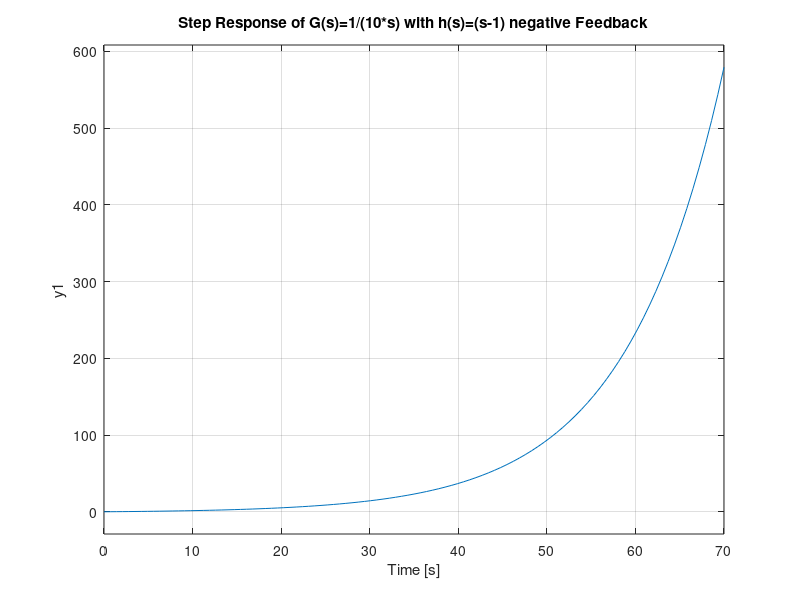
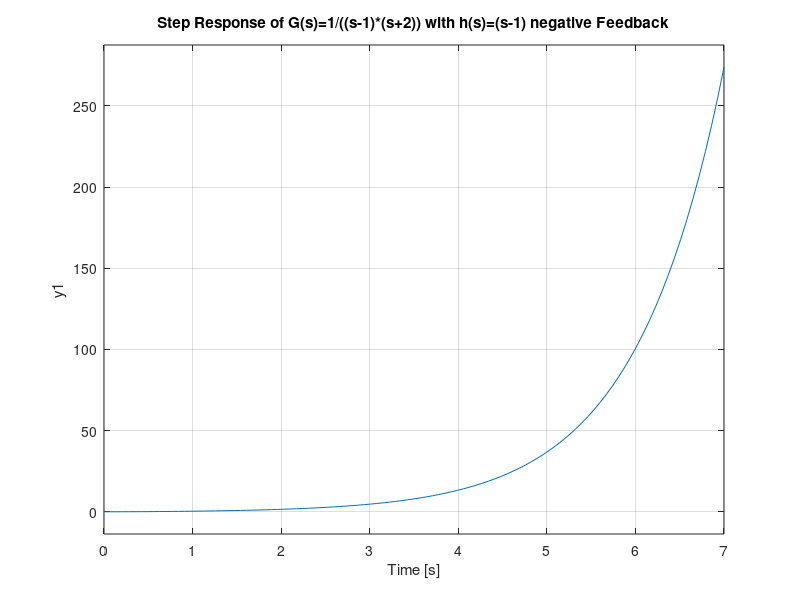
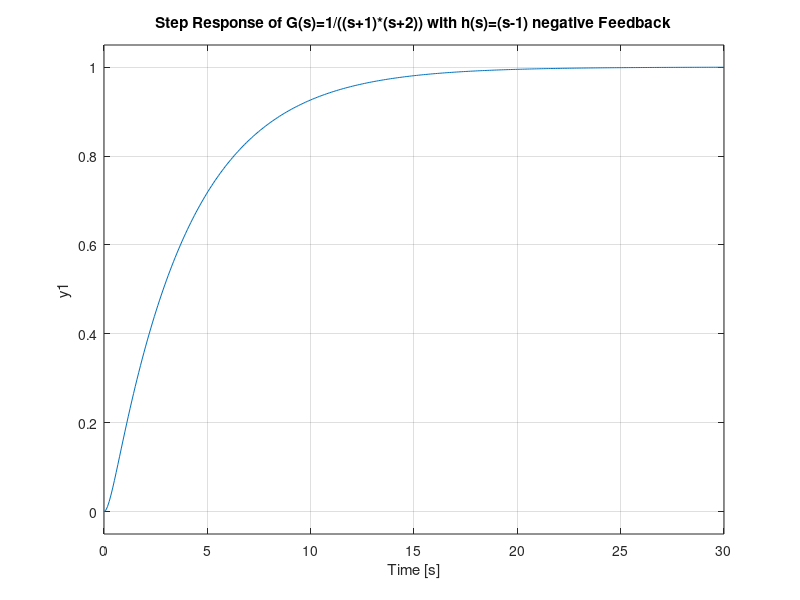
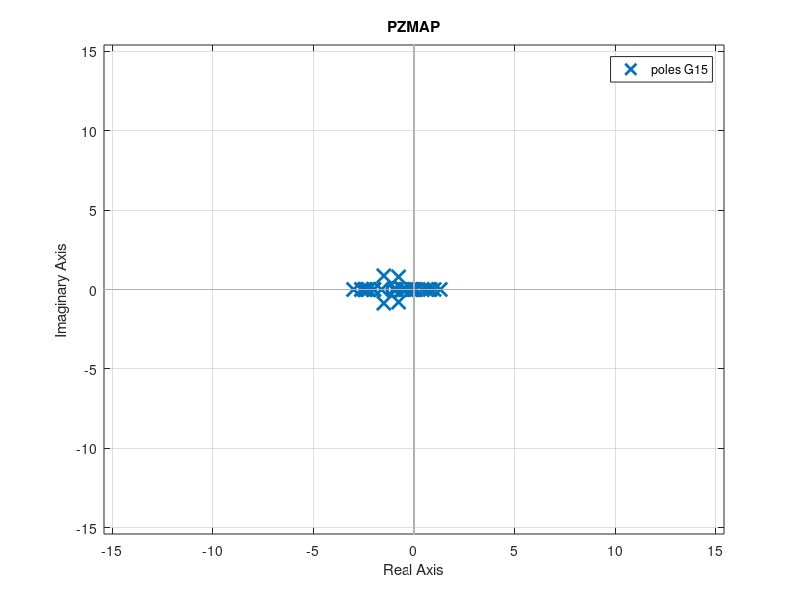

MATLAB code to generate these figures, in order:
%Batch_9 Simulation Results
clc;
clear;
close all;
s=tf('s');
G1=1/(10*s)
G2=1/((s-1)*(s+2))
G3=1/((s+1)*(s+2))

step(G1)
title("Step Response of G(s)=1/(10*s)")
% hgexport(1,"511883_Results_Step_Response_G1.fig");
hold on
figure(2)
step(G2)
title("Step Response of G(s)=1/((s-1)*(s+2))")
% hgexport(2,"511883_Results_Step_Response_of_G2.fig");
figure(3)
step(G3)
title("Step Response of G(s)=1/((s+1)*(s+2))")
% hgexport(3,"511883_Results_Step_Response_G3.fig");

G4=feedback(G1,1);
G5=feedback(G2,1);
G6=feedback(G3,1);
figure(4)
step(G4)
title("Step Response of G(s)=1/(10*s) with unity negative Feedback")
% hgexport(4,"511883_Results_Step_Response_of_G4.fig");
figure(5)
step(G5)
title("Step Response of G(s)=1/((s-1)*(s+2)) with unity negative Feedback")
% hgexport(5,"511883_Results_Step_Response_of_G5.fig");
figure(6)
step(G6)
title("Step Response of G(s)=1/((s+1)*(s+2)) with unity negative Feedback")
% hgexport(6,"511883_Results_Step_Response_of_G6.fig");

G7=feedback(G1,-1);
G8=feedback(G2,-1);
G9=feedback(G3,-1);
figure(7)
step(G7)
title("Step Response of G(s)=1/(10*s) with unity positive Feedback")
% hgexport(7,"511883_Results_Step_Response_of_G7.fig");
figure(8)
step(G8)
title("Step Response of G(s)=1/((s-1)*(s+2)) with unity positive Feedback")
% hgexport(8,"511883_Results_Step_Response_of_G8.fig");
figure(9)
step(G9)
title("Step Response of G(s)=1/((s+1)*(s+2)) with unity positive Feedback")
% hgexport(9,"511883_Results_Step_Response_of_G9.fig");

G10=feedback(G1,1/(s+1))
G11=feedback(G2,1/(s+1))
G12=feedback(G3,1/(s+1))
figure(10)
step(G10)
title("Step Response of G(s)=1/(10*s) with h(s)=1/(s+1) negative Feedback")
% hgexport(10,"511883_Results_Step_Response_of_G10.fig");
figure(11)
step(G11)
title("Step Response of G(s)=1/((s-1)*(s+2)) with h(s)=1/(s+1) negative Feedback")
% hgexport(11,"511883_Results_Step_Response_of_G11.fig");
figure(12)
step(G12)
title("Step Response of G(s)=1/((s+1)*(s+2)) with h(s)=1/(s+1) negative Feedback")
% hgexport(12,"511883_Results_Step_Response_of_G12.fig");


G13=feedback(G1,(s+1))
G14=feedback(G2,(s+1))
G15=feedback(G3,(s+1))
figure(13)
step(G13)
title("Step Response of G(s)=1/(10*s) with h(s)=(s+1) negative Feedback")
% hgexport(13,"511883_Results_Step_Response_of_G13.fig");
figure(14)
step(G14)
title("Step Response of G(s)=1/((s-1)*(s+2)) with h(s)=(s+1) negative Feedback")
% hgexport(14,"511883_Results_Step_Response_of_G14.fig");
figure(15)
step(G15)
title("Step Response of G(s)=1/((s+1)*(s+2)) with h(s)=(s+1) negative Feedback")
% hgexport(15,"511883_Results_Step_Response_of_G15.fig");

G17=feedback(G1,(s-1))
G18=feedback(G2,(s-1))
G19=feedback(G3,(s-1))
figure(17)
step(G17)
title("Step Response of G(s)=1/(10*s) with h(s)=(s-1) negative Feedback")
hgexport(17,"511883_Results_Step_Response_of_G17.fig");
figure(18)
step(G18)
title("Step Response of G(s)=1/((s-1)*(s+2)) with h(s)=(s-1) negative Feedback")
hgexport(18,"511883_Results_Step_Response_of_G18.fig");
figure(19)
step(G19)
title("Step Response of G(s)=1/((s+1)*(s+2)) with h(s)=(s-1) negative Feedback")
hgexport(19,"511883_Results_Step_Response_of_G19.fig");


figure(16)
pzmap(G1)
hold on
pzmap(G2)
hold on
pzmap(G3)
hold on
pzmap(G4)
hold on
pzmap(G5)
hold on
pzmap(G6)
hold on
pzmap(G7)
hold on
pzmap(G8)
hold on
pzmap(G9)
hold on
pzmap(G10)
hold on
pzmap(G11)
hold on
pzmap(G12)
hold on
pzmap(G13)
hold on
pzmap(G14)
hold on
pzmap(G15)
legend();
title("PZMAP");
hgexport(16,"511883_Results_PZMAP.fig");
